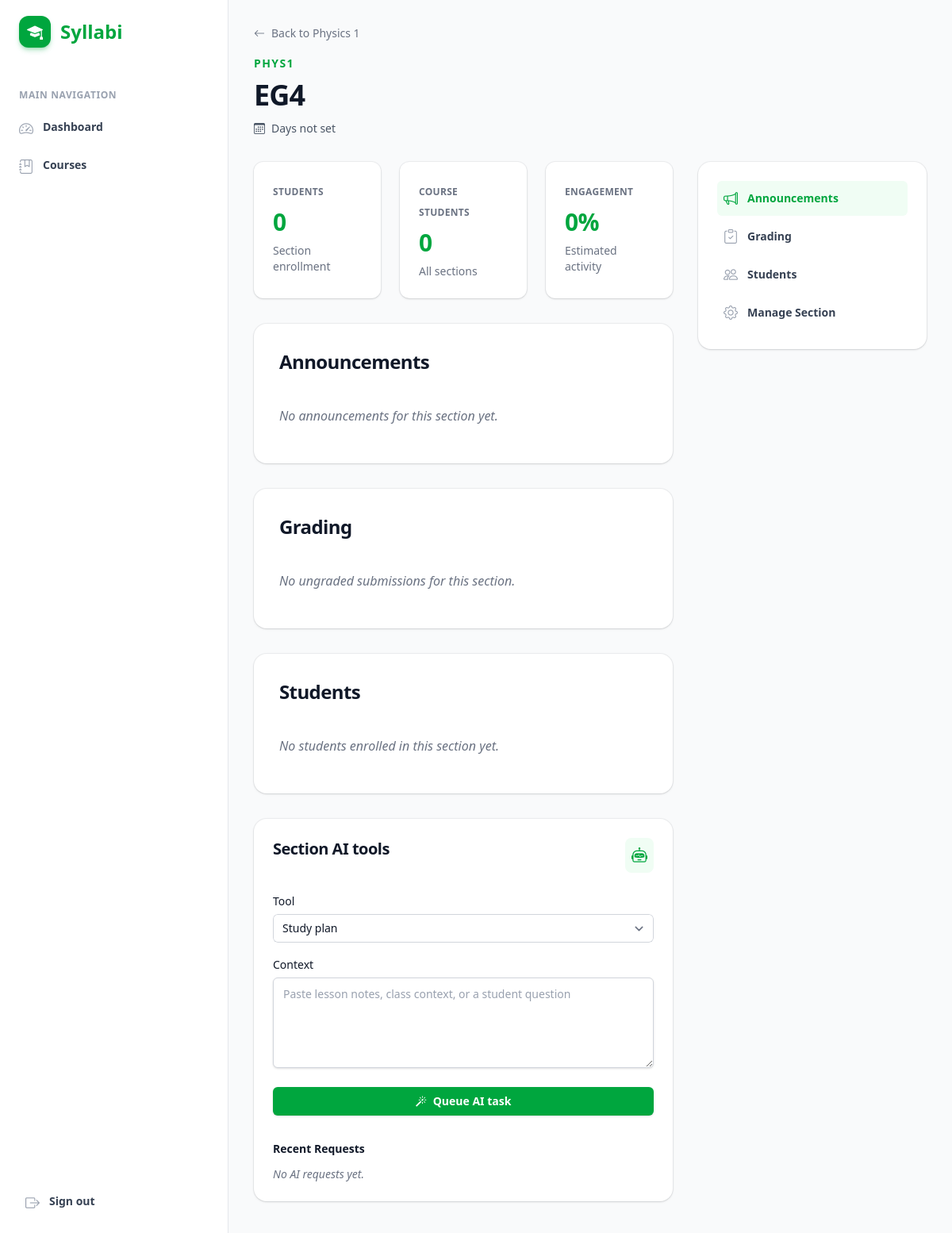
The app's page /courses/phys1/sections/8/ (signed in) with its own data.
### academics/models.py (models this page shows, shortened)
class Course(models.Model):
    public_id = models.CharField(max_length=36, default=generate_short_id, editable=False, unique=True)
    title = models.CharField(max_length=180)
    code = models.CharField(max_length=32, unique=True)
    slug = models.SlugField(max_length=50, blank=True, null=True, unique=True)
    description = models.TextField(blank=True)
    instructor = models.ForeignKey(
        settings.AUTH_USER_MODEL,
        on_delete=models.PROTECT,
        related_name="teaching_courses",
    )
    department = models.CharField(max_length=120, blank=True)
    is_active = models.BooleanField(default=True)
    school_year = models.CharField(max_length=20, blank=True)
    grade_level = models.CharField(max_length=50, blank=True)
    start_date = models.DateField(null=True, blank=True)
    end_date = models.DateField(null=True, blank=True)
    created_at = models.DateTimeField(auto_now_add=True)
    class Meta:
        ordering = ["code"]
    def get_absolute_url(self):
        return reverse("academics:course_detail", args=[self.slug or self.code])

class CourseSection(models.Model):
    public_id = models.CharField(max_length=36, default=generate_short_id, editable=False, unique=True)
    course = models.ForeignKey(Course, on_delete=models.CASCADE, related_name="sections")
    name = models.CharField(max_length=120)
    schedule_title = models.CharField(max_length=160, blank=True)
    meeting_days = models.CharField(max_length=120, blank=True)
    start_time = models.TimeField(null=True, blank=True)
    end_time = models.TimeField(null=True, blank=True)
    location = models.CharField(max_length=160, blank=True)
    order = models.PositiveIntegerField(default=1)
    created_at = models.DateTimeField(auto_now_add=True)
    class Meta:
        ordering = ["course", "order", "name"]
        unique_together = [("course", "name")]
    def get_absolute_url(self):
        return reverse("academics:section_detail", args=[self.course.slug or self.course.code, self.id])

### academics/views.py (the view)
# urls.py: path("courses/<slug:slug>/sections/<int:section_id>/", views.section_detail, name="section_detail"),
@login_required
def section_detail(request, slug, section_id):
    course = get_object_or_404(
        Course.objects.select_related("instructor").prefetch_related("sections"),
        slug__iexact=slug,
    )
    if not _can_view_course(request.user, course):
        raise PermissionDenied
    section = get_object_or_404(
        CourseSection.objects.select_related("course").prefetch_related("section_enrollments__student"),
        id=section_id,
        course=course,
    )
    profile = _profile_for(request.user)
    can_manage = _can_manage_course(request.user, course)
    if request.method == "POST":
        if not can_manage:
            raise PermissionDenied
        action = request.POST.get("action")
        if action == "edit_section":
            section_form = CourseSectionForm(request.POST, instance=section)
            if section_form.is_valid():
                section_form.save()
                messages.success(request, f"Section {section.name} updated.")
                return redirect(section.get_absolute_url())
        elif action == "delete_section":
            confirm_code = request.POST.get("confirm_course_code")
            if confirm_code == course.code:
                section.delete()
                messages.success(request, "Section deleted successfully.")
                return redirect(course.get_absolute_url())
            else:
                messages.error(request, "Course code did not match. Section not deleted.")
                return redirect(section.get_absolute_url())
    else:
        section_form = CourseSectionForm(instance=section)
    student_count = section.section_enrollments.count()
    student_ids = list(section.section_enrollments.values_list("student_id", flat=True))
    course_student_count = Enrollment.objects.filter(course=course).count()
    pending_submissions = Submission.objects.none()
    if can_manage:
        pending_submissions = Submission.objects.filter(
            assignment__course=course,
            student_id__in=student_ids,
            score__isnull=True,
        ).select_related("student", "assignment")[:8]
    section_announcements = Announcement.objects.filter(
        Q(audience_all=True) | Q(course=course)
    ).select_related("author", "course")[:5]
    ai_requests = AiToolRequest.objects.filter(
        user=request.user,
        metadata__course_public_id=str(course.public_id),
        metadata__section_public_id=str(section.public_id),
    )[:5]
    completion_score = min(100, max(0, student_count * 12))
    context = {
        "profile": profile,
        "course": course,
        "section": section,
        "can_manage": can_manage,
        "student_count": student_count,
        "course_student_count": course_student_count,
        "completion_score": completion_score,
        "pending_submissions": pending_submissions,
        "section_announcements": section_announcements,
        "ai_requests": ai_requests,
        "section_form": section_form,
    }
    return render(request, "academics/section_detail.html", context)

### academics/context_processors.py (called while the page is built)
def canvas_navigation(request):
    if not request.user.is_authenticated:
        return {"nav_courses": [], "active_course_code": ""}
    profile, _created = Profile.objects.get_or_create(user=request.user)
    if profile.role == Profile.Role.INSTRUCTOR:
        courses = Course.objects.filter(instructor=request.user).order_by("code")[:12]
    elif profile.role == Profile.Role.STUDENT:
        course_ids = Enrollment.objects.filter(student=request.user).values_list("course_id", flat=True)
        courses = Course.objects.filter(id__in=course_ids).order_by("code")[:12]
    else:
        courses = Course.objects.order_by("code")[:12]
    active_course_code = ""
    if request.resolver_match:
        active_course_code = request.resolver_match.kwargs.get("course_code", "")
    return {"nav_courses": courses, "active_course_code": active_course_code.lower()}

### academics/views.py (called while the page is built)
def _profile_for(user):
    profile, _created = Profile.objects.get_or_create(user=user)
    return profile

def _can_manage_course(user, course):
    profile = _profile_for(user)
    return course.instructor_id == user.id or profile.role in {
        Profile.Role.ACADEMIC_ADMIN,
        Profile.Role.PLATFORM_ADMIN,
    }

def _can_view_course(user, course):
    if _can_manage_course(user, course):
        return True
    return Enrollment.objects.filter(student=user, course=course).exists()

### academics/templates/academics/section_detail.html (shortened to what this page needs)
{% extends "base.html" %}
{% block page_header %}
<div class="mb-4">
    <a href="{{ course.get_absolute_url }}" class="text-sm font-medium text-gray-500 hover:text-gray-700 flex items-center gap-2 w-fit">
        <i class="bi bi-arrow-left"></i> Back to {{ course.title }}
    </a>
</div>
<div class="flex flex-col sm:flex-row sm:items-center sm:justify-between gap-4">
    <div>
        <p class="text-sm font-semibold leading-6 text-green-600 uppercase tracking-widest">{{ course.code }}</p>
        <h1 class="mt-2 text-3xl font-bold tracking-tight text-gray-900 sm:text-4xl">{{ section.name }}</h1>
        <p class="mt-3 text-sm text-gray-600 flex items-center gap-2">
            <i class="bi bi-calendar3"></i>
            {{ section.meeting_days|default:"Days not set" }}
        </p>
    </div>
</div>
{% endblock %}
{% block content %}
<div x-data="{ editModalOpen: {% if section_form.errors %}true{% else %}false{% endif %}, deleteModalOpen: false }" class="flex flex-col lg:flex-row gap-8">
    <main class="flex-1 min-w-0">
        <section id="analytics" class="grid grid-cols-1 sm:grid-cols-3 gap-6 mb-8">
            <div>{% include "components/stat_card.html" with label="Students" value=student_count caption="Section enrollment" %}</div>
            <div>{% include "components/stat_card.html" with label="Course Students" value=course_student_count caption="All sections" %}</div>
            <div>{% include "components/stat_card.html" with label="Engagement" value=completion_score|stringformat:"s"|add:"%" caption="Estimated activity" %}</div>
        </section>
        <section id="announcements" class="overflow-hidden rounded-2xl bg-white shadow-sm ring-1 ring-gray-900/5 mb-8">
            <div class="p-6 sm:p-8">
                <h2 class="text-2xl font-bold tracking-tight text-gray-900 mb-6">Announcements</h2>
                <ul role="list" class="divide-y divide-gray-100">
                    {% for announcement in section_announcements %}
                        <li class="py-4">
                            <div class="flex items-start justify-between gap-4">
                                <div class="min-w-0">
                                    <p class="text-sm font-semibold leading-6 text-gray-900">{{ announcement.title }}</p>
                                    <p class="mt-1 text-sm leading-6 text-gray-600">{{ announcement.body|truncatewords:28 }}</p>
                                </div>
                                <p class="shrink-0 text-xs text-gray-500">{{ announcement.created_at|date:"M j" }}</p>
                            </div>
                        </li>
                    {% empty %}
                        <li class="py-4"><p class="text-gray-500 italic">No announcements for this section yet.</p></li>
                    {% endfor %}
                </ul>
            </div>
        </section>
        <section id="grading" class="overflow-hidden rounded-2xl bg-white shadow-sm ring-1 ring-gray-900/5 mb-8">
            <div class="p-6 sm:p-8">
                <h2 class="text-2xl font-bold tracking-tight text-gray-900 mb-6">Grading</h2>
                <ul role="list" class="divide-y divide-gray-100">
                    {% for submission in pending_submissions %}
                        <li class="py-4 flex flex-col gap-3 sm:flex-row sm:items-center sm:justify-between">
                            <div class="min-w-0">
                                <p class="text-sm font-semibold leading-6 text-gray-900">{{ submission.assignment.title }}</p>
                                <p class="mt-1 text-xs leading-5 text-gray-500">
                                    {{ submission.student.get_full_name|default:submission.student.username }} submitted {{ submission.submitted_at|date:"M j, Y" }}
                                </p>
                            </div>
                            <a href="/admin/academics/submission/{{ submission.id }}/change/" class="inline-flex w-fit items-center gap-x-2 rounded-md bg-white px-3 py-2 text-sm font-semibold text-gray-900 shadow-sm ring-1 ring-inset ring-gray-300 hover:bg-gray-50">
                                <i class="bi bi-clipboard-check text-gray-400"></i> Review
                            </a>
                        </li>
                    {% empty %}
                        <li class="py-4"><p class="text-gray-500 italic">No ungraded submissions for this section.</p></li>
                    {% endfor %}
                </ul>
            </div>
        </section>
        <section id="students" class="overflow-hidden rounded-2xl bg-white shadow-sm ring-1 ring-gray-900/5 mb-8">
            <div class="p-6 sm:p-8">
                <h2 class="text-2xl font-bold tracking-tight text-gray-900 mb-6">Students</h2>
                <ul role="list" class="divide-y divide-gray-100">
                    {% for enrollment in section.section_enrollments.all %}
                        <li class="py-4 flex justify-between items-center gap-x-6">
                            <div class="flex gap-x-4">
                                <div class="h-10 w-10 flex-none rounded-full bg-green-100 flex items-center justify-center">
                                    <i class="bi bi-person text-green-600 text-lg"></i>
                                </div>
                                <div class="min-w-0 flex-auto">
                                    <p class="text-sm font-semibold leading-6 text-gray-900">{{ enrollment.student.get_full_name|default:enrollment.student.username }}</p>
                                    <p class="mt-1 truncate text-xs leading-5 text-gray-500">{{ enrollment.student.email|default:"No email" }}</p>
                                </div>
                            </div>
                            <div class="hidden sm:flex sm:flex-col sm:items-end">
                                <span class="inline-flex items-center rounded-md bg-green-50 px-2 py-1 text-xs font-medium text-green-700 ring-1 ring-inset ring-green-600/20">Active</span>
                            </div>
                        </li>
                    {% empty %}
                        <li class="py-4"><p class="text-gray-500 italic">No students enrolled in this section yet.</p></li>
                    {% endfor %}
                </ul>
            </div>
        </section>
        <section id="ai-tools">
            {% include "components/ai_tool_panel.html" with title="Section AI tools" ai_requests=ai_requests course=course section=section %}
        </section>
    </main>
    <aside class="w-full lg:w-72 shrink-0">
        <div class="sticky top-8 overflow-hidden rounded-2xl bg-white shadow-sm ring-1 ring-gray-900/5">
            <div class="p-6">
                <nav class="flex flex-col gap-1">
                    <a href="#announcements" class="group flex items-center gap-x-3 rounded-md p-2 text-sm leading-6 font-semibold text-green-600 bg-green-50"><i class="bi bi-megaphone text-green-600 text-lg shrink-0"></i> Announcements</a>
                    <a href="#grading" class="group flex items-center gap-x-3 rounded-md p-2 text-sm leading-6 font-semibold text-gray-700 hover:text-green-600 hover:bg-gray-50"><i class="bi bi-clipboard-check text-gray-400 group-hover:text-green-600 text-lg shrink-0"></i> Grading</a>
                    <a href="#students" class="group flex items-center gap-x-3 rounded-md p-2 text-sm leading-6 font-semibold text-gray-700 hover:text-green-600 hover:bg-gray-50"><i class="bi bi-people text-gray-400 group-hover:text-green-600 text-lg shrink-0"></i> Students</a>
                    {% if can_manage %}
                    <button type="button" @click="editModalOpen = true" class="group flex items-center gap-x-3 rounded-md p-2 text-sm leading-6 font-semibold text-gray-700 hover:text-green-600 hover:bg-gray-50 text-left w-full">
                        <i class="bi bi-gear text-gray-400 group-hover:text-green-600 text-lg shrink-0"></i> Manage Section
                    </button>
                    {% endif %}
                </nav>
            </div>
        </div>
    </aside>
</div>
{% endblock %}

### records on screen
Course: title "Physics 1", code "PHYS1"
CourseSection: name "EG4", meeting_days "Days not set"

### other values on screen
{{ label }} "STUDENTS COURSE STUDENTS ENGAGEMENT"
{{ value }} "0 0 0%"
{{ caption }} "Section enrollment All sections Estimated activity"
{{ title|default:"Smart tools" }} "Section AI tools"
